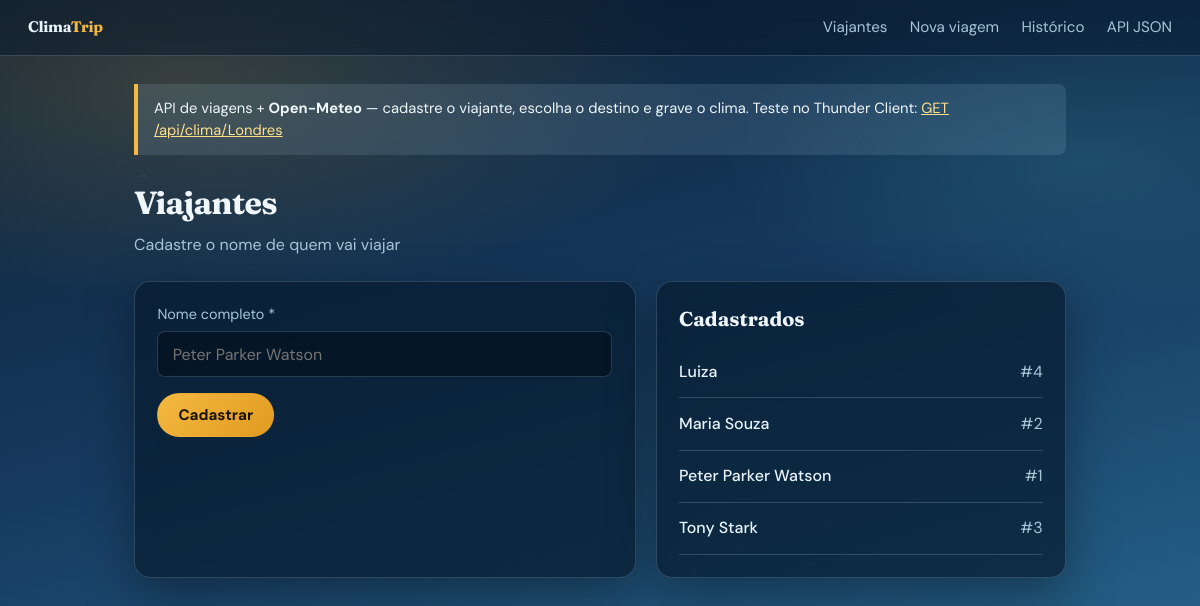
The page /viajantes on the database its author committed.
### models/viajante.py (models this page shows, shortened)
class Viajante(ModeloBase):
    __tablename__ = "viajantes"
    nome = db.Column(db.String(120), nullable=False, unique=True)
    viagens = db.relationship(
        "Viagem",
        back_populates="viajante",
        cascade="all, delete-orphan",
        lazy="dynamic",
    )
    @classmethod
    def listar(cls):
        return cls.query.order_by(cls.nome).all()

### controllers/viagens_controller.py (the view, shortened to what this page needs)
@viagens_bp.route("/viajantes", methods=["GET", "POST"])
def viajantes():
    return render_template("viajantes.html", viajantes=Viajante.listar())

### views/templates/viajantes.html (shortened to what this page needs)
{% extends "layout.html" %}
{% block content %}
<h1>Viajantes</h1>
<p class="subtitulo">Cadastre o nome de quem vai viajar</p>
<div class="grid-2">
    <section class="painel">
        <form method="post" class="form-grid">
            <div class="campo campo-full">
                <label for="nome">Nome completo *</label>
                <input type="text" id="nome" name="nome" required placeholder="Peter Parker Watson">
            </div>
            <div class="campo campo-full">
                <button type="submit" class="btn btn-primario">Cadastrar</button>
            </div>
        </form>
    </section>
    <section class="painel">
        <h2 class="secao-titulo">Cadastrados</h2>
        {% if viajantes %}
            <ul class="lista">
                {% for pessoa in viajantes %}
                <li>
                    <a href="{{ url_for('viagens.detalhe_viajante', viajante_id=pessoa.id) }}">
                        {{ pessoa.nome }}
                    </a>
                    <span style="color: var(--texto-suave);">#{{ pessoa.id }}</span>
                </li>
                {% endfor %}
            </ul>
        {% else %}
            <p class="vazio">Nenhum viajante cadastrado.</p>
        {% endif %}
    </section>
</div>
{% endblock %}

### views/static/css/style.css (style rules this page uses)
* { box-sizing: border-box; }
:root { --céu-topo: #0b1f33; --céu-meio: #163a5f; --céu-baixo: #2a6f97; --névoa: rgba(186, 230, 253, 0.12); --sol: #f4b942; --sol-suave: #ffe08a; --gelo: #e8f4fc; --texto: #f0f7fc; --texto-suave: #a8c5d8; --card: rgba(8, 28, 48, 0.72); --borda: rgba(168, 197, 216, 0.22); --erro: #ff7b72; --sucesso: #5eead4; --sombra: 0 18px 50px rgba(0, 0, 0, 0.35); }
body { margin: 0; min-height: 100vh; font-family: "DM Sans", sans-serif; color: var(--texto); background: radial-gradient(ellipse 80% 50% at 15% 10%, rgba(244, 185, 66, 0.18), transparent 55%), radial-gradient(ellipse 60% 40% at 90% 20%, rgba(94, 234, 212, 0.12), transparent 50%), linear-gradient(165deg, var(--céu-topo) 0%, var(--céu-meio) 45%, var(--céu-baixo) 100%); background-attachment: fixed; line-height: 1.5; }
body::before { content: ""; position: fixed; inset: 0; pointer-events: none; background-image: radial-gradient(1.5px 1.5px at 12% 22%, rgba(255, 255, 255, 0.35), transparent), radial-gradient(1px 1px at 38% 68%, rgba(255, 255, 255, 0.25), transparent), radial-gradient(1.5px 1.5px at 72% 18%, rgba(255, 255, 255, 0.3), transparent), radial-gradient(1px 1px at 88% 55%, rgba(255, 255, 255, 0.2), transparent); animation: drift 40s linear infinite; opacity: 0.7; z-index: 0; }
h1 { font-family: "Fraunces", serif; font-size: 2rem; margin: 0 0 0.35rem; letter-spacing: -0.02em; }
.subtitulo { color: var(--texto-suave); margin: 0 0 1.5rem; }
.painel { background: var(--card); border: 1px solid var(--borda); border-radius: 16px; padding: 1.4rem; box-shadow: var(--sombra); backdrop-filter: blur(12px); animation: fade-up 0.75s ease both; }
.grid-2 { display: grid; grid-template-columns: 1.1fr 0.9fr; gap: 1.25rem; }
.form-grid { display: grid; grid-template-columns: 1fr 1fr; gap: 1rem; }
.campo-full { grid-column: 1 / -1; }
.campo label { display: block; margin-bottom: 0.35rem; color: var(--texto-suave); font-size: 0.9rem; }
.campo input, .campo select { width: 100%; padding: 0.7rem 0.9rem; background: rgba(5, 18, 32, 0.75); border: 1px solid var(--borda); border-radius: 8px; color: var(--texto); font-size: 1rem; font-family: inherit; }
.btn { display: inline-block; padding: 0.7rem 1.25rem; background: transparent; color: var(--texto); text-decoration: none; border: 1px solid var(--borda); border-radius: 999px; font-size: 0.95rem; font-family: inherit; cursor: pointer; transition: background 0.2s, border-color 0.2s, transform 0.15s; }
.btn-primario { background: linear-gradient(135deg, var(--sol), #e09a20); color: #1a1205; border-color: transparent; font-weight: 700; }
.lista { list-style: none; padding: 0; margin: 0; }
.lista li { display: flex; justify-content: space-between; gap: 1rem; align-items: baseline; padding: 0.85rem 0; border-bottom: 1px solid var(--borda); }
.lista a { color: var(--gelo); text-decoration: none; font-weight: 500; }
.secao-titulo { font-family: "Fraunces", serif; font-size: 1.25rem; margin: 0 0 0.75rem; }

### rows shown on the page
Viajante: nome "Luiza", id "4"
Viajante: nome "Maria Souza", id "2"
Viajante: nome "Peter Parker Watson", id "1"
Viajante: nome "Tony Stark", id "3"
